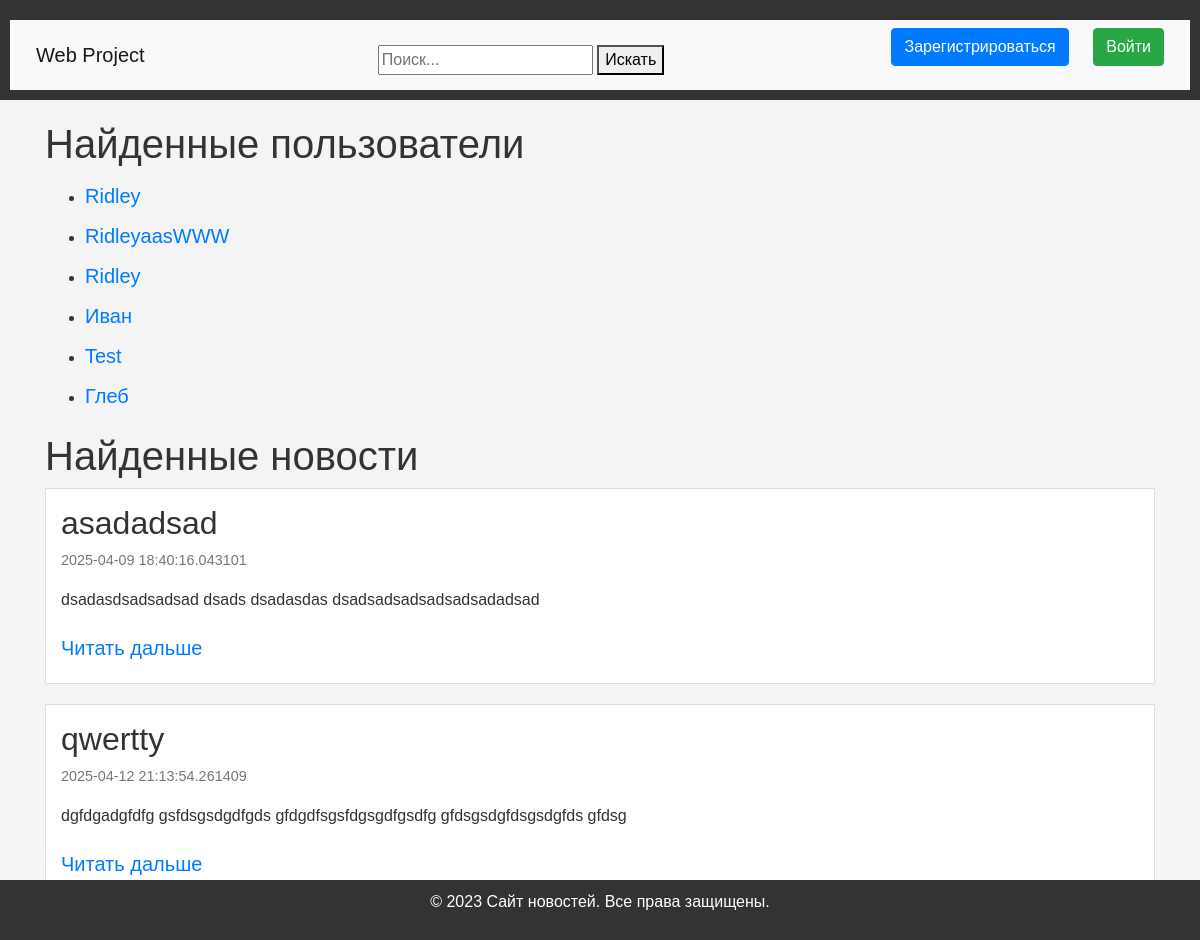
/discovery, run on an earlier commit of the app's database.
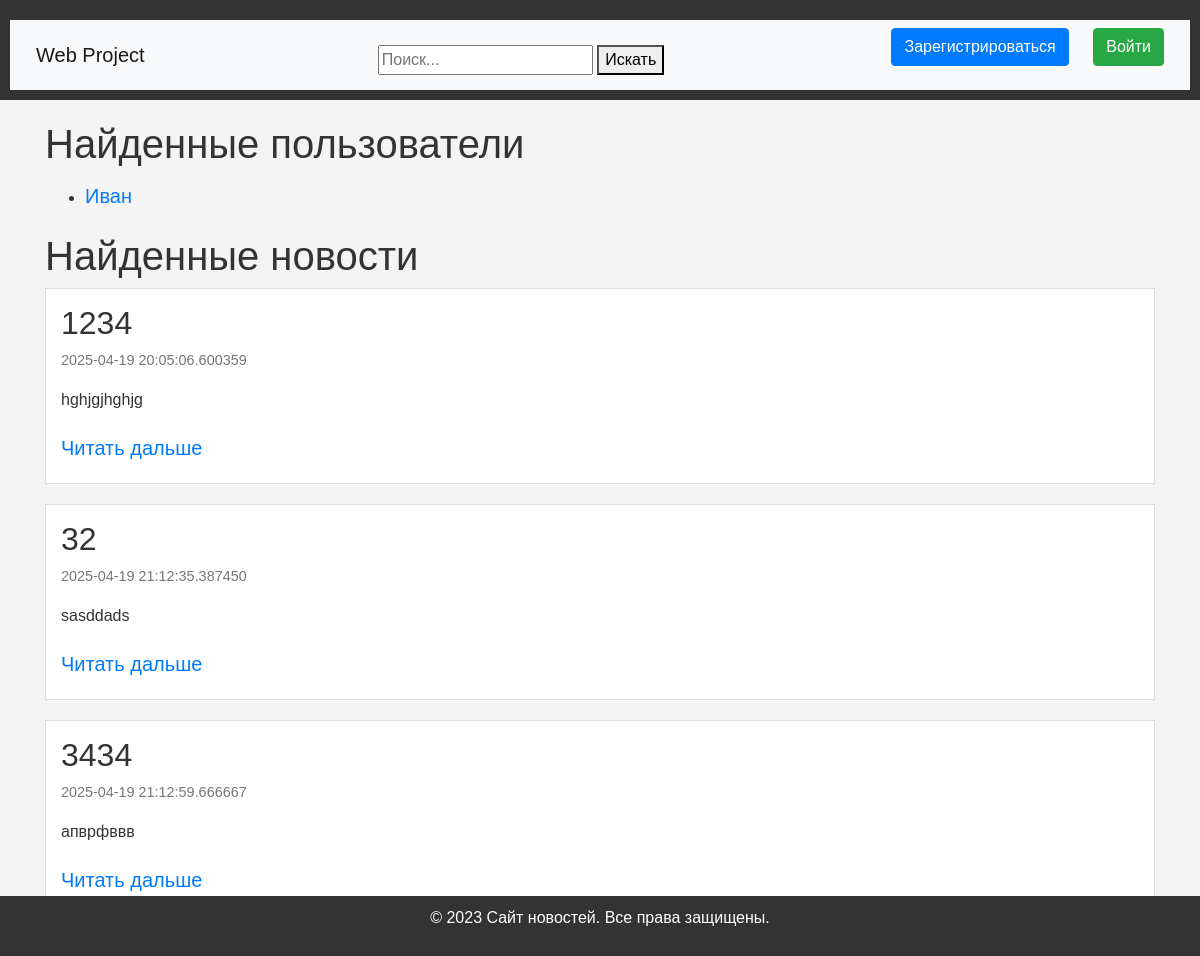
And on a later commit of the database.
### data/users.py (models this page shows, shortened)
class User(SqlAlchemyBase, UserMixin):
    __tablename__ = 'users'
    id = sqlalchemy.Column(sqlalchemy.Integer,
                           primary_key=True, autoincrement=True)
    name = sqlalchemy.Column(sqlalchemy.String, nullable=True)
    about = sqlalchemy.Column(sqlalchemy.String, nullable=True)
    email = sqlalchemy.Column(sqlalchemy.String,
                              index=True, unique=True, nullable=True)
    hashed_password = sqlalchemy.Column(sqlalchemy.String, nullable=True)
    created_date = sqlalchemy.Column(sqlalchemy.DateTime,
                                     default=datetime.datetime.now)

### data/news.py (models this page shows)
class News(SqlAlchemyBase):
    __tablename__ = 'news'
    id = sqlalchemy.Column(sqlalchemy.Integer,
                           primary_key=True, autoincrement=True)
    title = sqlalchemy.Column(sqlalchemy.String, nullable=True)
    content = sqlalchemy.Column(sqlalchemy.String, nullable=True)
    created_date = sqlalchemy.Column(sqlalchemy.DateTime,
                                     default=datetime.datetime.now)
    is_private = sqlalchemy.Column(sqlalchemy.Boolean, default=True)
    user_id = sqlalchemy.Column(sqlalchemy.Integer,
                                sqlalchemy.ForeignKey("users.id"))
    user = orm.relationship('User')
    news_tags = orm.relationship("Tags",
                            secondary="association",
                            backref="news")

### main.py (the view)
@app.route('/discovery')
def discovery():
    query = request.args.get('query', '')
    db_sess = db_session.create_session()
    news = db_sess.query(News).filter(News.title.ilike(f'%{query}%') | News.content.ilike(f'%{query}%')).all()
    users = db_sess.query(User).filter(User.name.ilike(f'%{query}%')).all()
    return render_template('discovery.html', news=news, users=users)

### data/db_session.py (called while the page is built)
def create_session() -> Session:
    global __factory
    return __factory()

### templates/discovery.html (shortened to what this page needs)
{% extends "base.html" %}
{% block content %}
{% if users %}
    <h1>Найденные пользователи</h1>
    <div class="found-users">
        <ul>
            {% for user in users%}
                <li>
                    <a class="navbar-brand" href="/user_profile/{{ user.id }}">{{user.name}}</a>
                </li>
            {% endfor %}
        </ul>
    </div>
{% endif %}
{% if news %}
    <h1>Найденные новости</h1>
    <div class="found-news">
        {% for article in news%}
            <article class="news-item">
                <h2>{{ article.title }}</h2>
                <p class="date">{{ article.created_date }}</p>
                <p>{{ article.content[:100] }}
                </p>
                <a class="navbar-brand" href="/news/{{ article.id }}">Читать дальше</a>
            </article>
        {% endfor %}
    </div>
{% endif %}
{% endblock %}

### templates/base.html (shortened to what this page needs)
<!doctype html>
<html lang="en">
<head>
    <link rel="stylesheet"
          href="https://stackpath.bootstrapcdn.com/bootstrap/4.4.1/css/bootstrap.min.css"
>
    <link rel="stylesheet" href="{{ url_for('static', filename='css/style.css') }}">
</head>
<body>
<header>
    <nav class="navbar navbar-light bg-light">
        <a class="navbar-brand" href="/news_log">Web Project</a>
        <form action="{{ url_for('discovery') }}" method="GET">
            <input type="text" name="query" placeholder="Поиск...">
            <button type="submit">Искать</button>
        </form>
        {% if current_user.is_authenticated %}
            <p>
                <a class="btn btn-secondary" href="/news">Написать</a>
                <a class="navbar-brand" href="/user_profile/{{ current_user.id }}">{{ current_user.name }}</a>
            </p>
        {% else %}
            <p>
                <a class="btn btn-primary " href="/register">Зарегистрироваться</a>
                <a class="btn btn-success" href="/login">Войти</a>
            </p>
        {% endif %}
    </nav>
</header>
<main role="main" class="container">
    {% block content %}{% endblock %}
</main>
<footer>
    <p>© 2023 Сайт новостей. Все права защищены.</p>
</footer>
</body>
</html>

### static/css/style.css (style rules this page uses)
body { font-family: Arial, sans-serif; margin: 0; padding: 0; background-color: #f4f4f4; color: #333; }
header { background-color: #333; color: #fff; padding: 10px; text-align: center; }
nav { margin-top: 10px; }
nav a { color: #fff; text-decoration: none; margin: 0 10px; }
form { margin-top: 10px }
main { padding: 20px; }
.news-item { background-color: #fff; border: 1px solid #ddd; margin-bottom: 20px; padding: 15px; }
.news-item h2 { margin-top: 0; }
.date { color: #777; font-size: 0.9em; }
footer { background-color: #333; color: #fff; text-align: center; padding: 10px; position: fixed; bottom: 0; width: 100% }

What changed in the data, as far as the page shows it:
removed User: name "Ridley"
removed User: name "RidleyaasWWW"
removed User: name "Ridley"
removed User: name "Test"
removed User: name "Глеб"
removed News: title "asadadsad", created_date "2025-04-09 18:40:16.043101", content "dsadasdsadsadsad dsads dsadasdas dsadsadsadsadsadsadadsad"
removed News: title "qwertty", created_date "2025-04-12 21:13:54.261409", content "dgfdgadgfdfg gsfdsgsdgdfgds gfdgdfsgsfdgsgdfgsdfg gfdsgsdgfdsgsdgfds gfdsg"
added News: title "1234", created_date "2025-04-19 20:05:06.600359", content "hghjgjhghjg"
added News: title "32", created_date "2025-04-19 21:12:35.387450", content "sasddads"
added News: title "3434", created_date "2025-04-19 21:12:59.666667", content "апврфввв"
